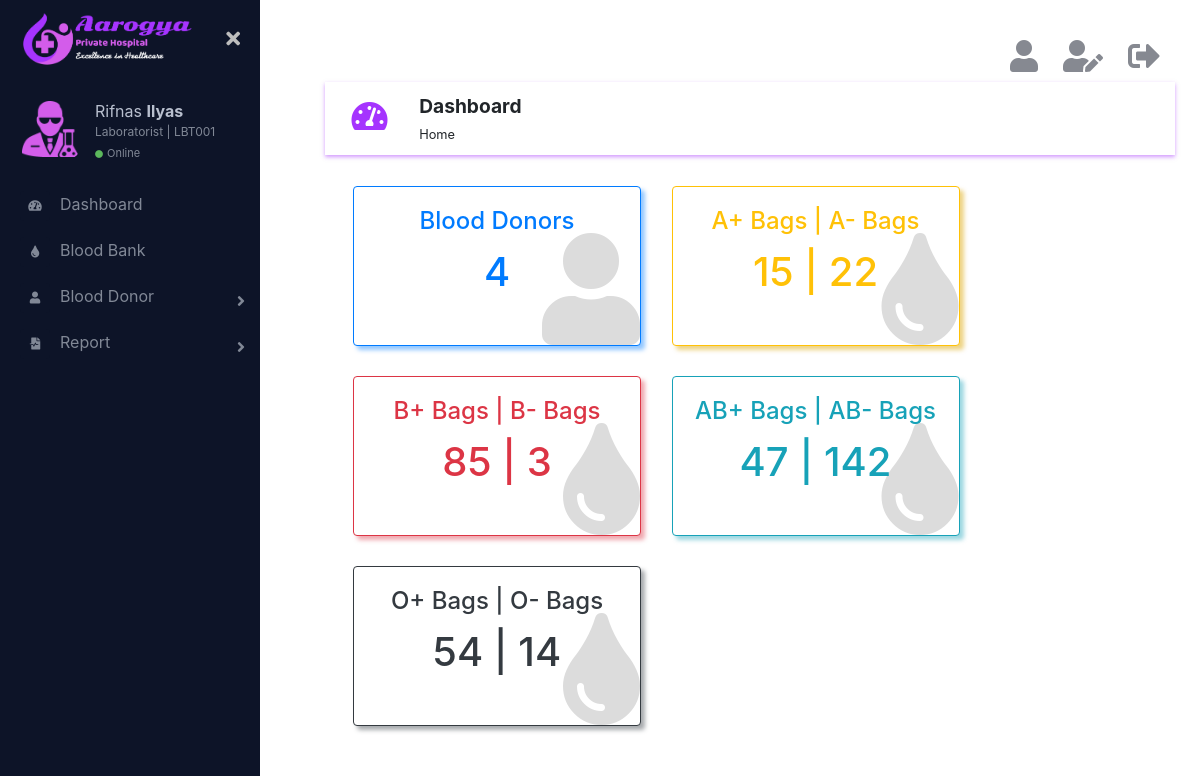
/html/dashboard.php (signed in), run on the app's committed database.
### tables this page shows
CREATE TABLE IF NOT EXISTS `bloodbank` (
  `bloodGroup` varchar(3) NOT NULL,
  `noOfBag` int(10) NOT NULL,
  PRIMARY KEY (`bloodGroup`)
);

### html/dashboard.php (the view, shortened to what the rows shown need)
<?php
    require_once('../connection/connection.php');
    $query = "SELECT COUNT(*) AS countPat FROM `patient` WHERE `is_deleted` = 0";
    $result_set = mysqli_query($con,$query);
    if (mysqli_num_rows($result_set) == 1) {
        $pat_count = mysqli_fetch_assoc($result_set);
    }
    $query = "SELECT COUNT(*) AS countNur FROM `nurse` WHERE `is_deleted` = 0";
    $result_set = mysqli_query($con,$query);
    if (mysqli_num_rows($result_set) == 1) {
        $nur_count = mysqli_fetch_assoc($result_set);
    }
    $query = "SELECT COUNT(*) AS countAcc FROM `accountant` WHERE `is_deleted` = 0";
    $result_set = mysqli_query($con,$query);
    if (mysqli_num_rows($result_set) == 1) {
        $acc_count = mysqli_fetch_assoc($result_set);
    }
    $query = "SELECT COUNT(*) AS countLab FROM `laboratorist` WHERE `is_deleted` = 0";
    $result_set = mysqli_query($con,$query);
    if (mysqli_num_rows($result_set) == 1) {
        $lab_count = mysqli_fetch_assoc($result_set);
    }
    $query = "SELECT COUNT(*) AS countCli FROM `client` WHERE `is_deleted` = 0";
    $result_set = mysqli_query($con,$query);
    if (mysqli_num_rows($result_set) == 1) {
        $cli_count = mysqli_fetch_assoc($result_set);
    }
    $query = "SELECT COUNT(*) AS countDonor FROM `blooddonor` WHERE `is_deleted` = 0";
    $result_set = mysqli_query($con,$query);
    if (mysqli_num_rows($result_set) == 1) {
        $donor_count = mysqli_fetch_assoc($result_set);
    }
    $query = "SELECT COUNT(*) AS countPayIn FROM `invoice` WHERE `is_deleted` = 0 AND `is_paid` = 'Paid'";
    if($_SESSION['role'] == 'client' || $_SESSION['role'] == 'patient'){
        $query = "SELECT SUM(`amount`) AS amountUnIn FROM `invoice` WHERE `is_deleted` = 0 AND `is_paid` = 'Unpaid' AND `patientId` = '{$_SESSION['id']}'";
    } else {
        $query = "SELECT SUM(`amount`) AS amountUnIn FROM `invoice` WHERE `is_deleted` = 0 AND `is_paid` = 'Unpaid'";
    }
    $result_set = mysqli_query($con,$query);
    if (mysqli_num_rows($result_set) == 1) {
        $unin_amount = mysqli_fetch_assoc($result_set);
    }
    $query = "SELECT SUM(`amount`) AS amountPayIn FROM `invoice` WHERE `is_deleted` = 0 AND `is_paid` = 'Paid'";
    $result_set = mysqli_query($con,$query);
    if (mysqli_num_rows($result_set) == 1) {
        $payin_amount = mysqli_fetch_assoc($result_set);
    }
    $queryP = "SELECT `noOfBag` as countAPlus FROM `bloodbank` WHERE `bloodGroup` = 'A+'";
    $queryM = "SELECT `noOfBag` as countAMinus FROM `bloodbank` WHERE `bloodGroup` = 'A-'";
    $result_setP = mysqli_query($con,$queryP);
    $result_setM = mysqli_query($con,$queryM);
    $aplus_count = mysqli_fetch_assoc($result_setP);
    $aminus_count = mysqli_fetch_assoc($result_setM);
    $queryP = "SELECT `noOfBag` as countBPlus FROM `bloodbank` WHERE `bloodGroup` = 'B+'";
    $queryM = "SELECT `noOfBag` as countBMinus FROM `bloodbank` WHERE `bloodGroup` = 'B-'";
    $result_setP = mysqli_query($con,$queryP);
    $result_setM = mysqli_query($con,$queryM);
    $bplus_count = mysqli_fetch_assoc($result_setP);
    $bminus_count = mysqli_fetch_assoc($result_setM);
    $queryP = "SELECT `noOfBag` as countABPlus FROM `bloodbank` WHERE `bloodGroup` = 'AB+'";
    $queryM = "SELECT `noOfBag` as countABMinus FROM `bloodbank` WHERE `bloodGroup` = 'AB-'";
    $result_setP = mysqli_query($con,$queryP);
    $result_setM = mysqli_query($con,$queryM);
    $abplus_count = mysqli_fetch_assoc($result_setP);
    $abminus_count = mysqli_fetch_assoc($result_setM);
    $queryP = "SELECT `noOfBag` as countOPlus FROM `bloodbank` WHERE `bloodGroup` = 'O+'";
    $queryM = "SELECT `noOfBag` as countOMinus FROM `bloodbank` WHERE `bloodGroup` = 'O-'";
    $result_setP = mysqli_query($con,$queryP);
    $result_setM = mysqli_query($con,$queryM);
    $oplus_count = mysqli_fetch_assoc($result_setP);
    $ominus_count = mysqli_fetch_assoc($result_setM);
?>
<!DOCTYPE html>
<html lang="en">
    <head>
        <link rel="stylesheet" href="../css/bootstrap.min.css">
        <link href="https://cdnjs.cloudflare.com/ajax/libs/font-awesome/5.10.0-11/css/all.css" rel="stylesheet">
        <link href="../css/main.css" rel="stylesheet">
    </head>
    <body>
        <div class="page-wrapper chiller-theme toggled">
            <?php
                require_once('sidebar.php');
            ?>
            <main class="page-content">
                <div class="container">
                    <?php
                        require_once('logoutbar.php');
                    ?>
                    <a <?php if($_SESSION['role'] == 'admin') echo "href='patientList.php'";?> class="btn" id="patCount">
                        <div class="card img-fluid border-primary mb-3" style="width: 18rem;height: 10rem;box-shadow: 4px 4px 4px rgba(38,143,255, 0.5);">
                            <div class="card-body card-img-overlay text-primary">
                                <h1>
                                    <?php
                                        if($_SESSION['role'] == 'laboratorist'){
                                            echo $donor_count['countDonor'];
                                        } else {
                                            echo $pat_count['countPat'];
                                        }
                                    ?>
                                </h1>
                            </div>
                        </div>
                    </a>
                    <a <?php if($_SESSION['role'] == 'admin') echo "href='nurseList.php'";?> class="btn" id="nurCount">
                        <div class="card img-fluid border-warning mb-3" style="width: 18rem;height: 10rem;box-shadow: 4px 4px 4px rgba(222,170,12, 0.5);">
                            <div class="card-body card-img-overlay text-warning">
                                <?php
                                    if($_SESSION['role'] == 'admin'){
                                        echo "<h4 class='card-title'>Nurses</h4>";
                                    } else if($_SESSION['role'] == 'doctor' || $_SESSION['role'] == 'nurse'){
                                        echo "<h4 class='card-title'>Blood Donors</h4>";
                                    } else if($_SESSION['role'] == 'laboratorist'){
                                        echo "<h4 class='card-title'>A+ Bags | A- Bags</h4>";
                                    } else if($_SESSION['role'] == 'accountant'){
                                        echo "<h4 class='card-title'>Received Amount</h4>";
                                    } else {
                                        echo "<h4 class='card-title'>Nurses</h4>";
                                    }
                                ?>
                                <h1>
                                    <?php
                                        if($_SESSION['role'] == 'admin'){
                                            echo $nur_count['countNur'];
                                        } else if($_SESSION['role'] == 'doctor' || $_SESSION['role'] == 'nurse'){
                                            echo $donor_count['countDonor'];
                                        } else if($_SESSION['role'] == 'laboratorist'){
                                            echo $aplus_count['countAPlus']." | ".$aminus_count['countAMinus'];
                                        } else if($_SESSION['role'] == 'accountant'){
                                            echo $payin_amount['amountPayIn'];
                                        } else {
                                            echo $nur_count['countNur'];
                                        }
                                    ?>
                                </h1>
                            </div>
                        </div>
                    </a>
                    <a <?php if($_SESSION['role'] == 'admin') echo "href='accountantList.php'";?> class="btn" id="accCount">
                        <div class="card img-fluid border-danger mb-3" style="width: 18rem;height: 10rem;box-shadow: 4px 4px 4px rgba(225,83,97, 0.5);">
                            <div class="card-body card-img-overlay text-danger">
                                <?php
                                    if($_SESSION['role'] == 'accountant'){
                                        echo "<h4 class='card-title'>Receivable Amount</h4>";
                                    } else if($_SESSION['role'] == 'client' || $_SESSION['role'] == 'patient'){
                                        echo "<h4 class='card-title'>Payable Amount</h4>";
                                    } else if($_SESSION['role'] == 'laboratorist'){
                                        echo "<h4 class='card-title'>B+ Bags | B- Bags</h4>";
                                    } else {
                                        echo "<h4 class='card-title'>Accountants</h4>";
                                    }
                                ?>
                                <h1>
                                    <?php
                                        if($_SESSION['role'] == 'accountant' || $_SESSION['role'] == 'client' || $_SESSION['role'] == 'patient'){
                                            echo $unin_amount['amountUnIn'];
                                        } else if($_SESSION['role'] == 'laboratorist'){
                                            echo $bplus_count['countBPlus']." | ".$bminus_count['countBMinus'];
                                        } else {
                                            echo $acc_count['countAcc'];
                                        }
                                    ?>
                                </h1>
                            </div>
                        </div>
                    </a>
                    <a <?php if($_SESSION['role'] == 'admin') echo "href='laboratoristList.php'";?> class="btn" id="labCount">
                        <div class="card img-fluid border-info mb-3" style="width: 18rem;height: 10rem;box-shadow: 4px 4px 4px rgba(58,176,195, 0.5);">
                            <div class="card-body card-img-overlay text-info">
                                <?php
                                    if($_SESSION['role'] == 'laboratorist'){
                                        echo "<h4 class='card-title'>AB+ Bags | AB- Bags</h4>";
                                    } else {
                                        echo "<h4 class='card-title'>Laboratorists</h4>";
                                    }
                                ?>
                                <h1>
                                    <?php
                                        if($_SESSION['role'] == 'laboratorist'){
                                            echo $abplus_count['countABPlus']." | ".$abminus_count['countABMinus'];
                                        } else {
                                            echo $lab_count['countLab'];
                                        }
                                    ?>
                                </h1>
                            </div>
                        </div>
                    </a>
                    <a <?php if($_SESSION['role'] == 'admin') echo "href='clientList.php'";?> class="btn" id="cliCount">
                        <div class="card img-fluid border-dark mb-3" style="width: 18rem;height: 10rem;box-shadow: 4px 4px 4px rgba(82,88,93, 0.5);">
                            <div class="card-body card-img-overlay text-dark">
                                <?php
                                    if($_SESSION['role'] == 'laboratorist'){
                                        echo "<h4 class='card-title'>O+ Bags | O- Bags</h4>";
                                    } else {
                                        echo "<h4 class='card-title'>Clients</h4>";
                                    }
                                ?>
                                <h1>
                                    <?php
                                        if($_SESSION['role'] == 'laboratorist'){
                                            echo $oplus_count['countOPlus']." | ".$ominus_count['countOMinus'];
                                        } else {
                                            echo $cli_count['countCli'];
                                        }
                                    ?>
                                </h1>
                            </div>
                        </div>
                    </a>
                </div>
            </main>
        </div>
    </body>
    </html>

### data on the page
bloodbank: noOfBag "22"
bloodbank: noOfBag "3"
bloodbank: noOfBag "142"
bloodbank: noOfBag "14"

### other printed values
$_SESSION['firstName'] "Rifnas"
$_SESSION['lastName'] "Ilyas"
$_SESSION['id'] "LBT001"
$donor_count['countDonor'] "4"
$aplus_count['countAPlus'] "15"
$bplus_count['countBPlus'] "85"
$abplus_count['countABPlus'] "47"
$oplus_count['countOPlus'] "54"
